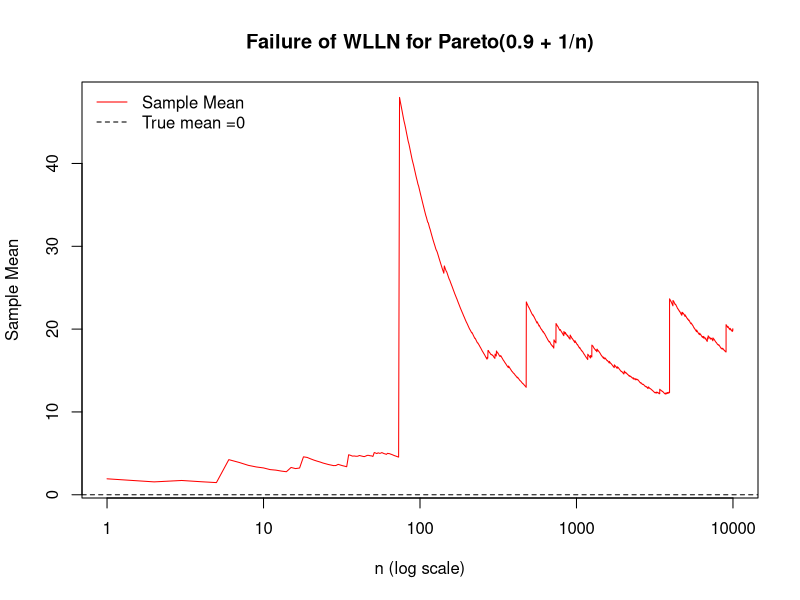

Here is the R script that generated this plot:
# Load necessary package
if (!require(VGAM)) install.packages("VGAM"); library(VGAM)
# Sample size
n <- 10000
# Function to generate Pareto(alpha) with scale = 1
rpareto1 <- function(n, alpha) {
  return((1 / runif(n))^(1 / alpha))  # Inverse transform sampling
}
# Initialize vector to store X_n values
X <- numeric(n)
# Generate independent Pareto(0.9 + 1/n) variables
set.seed(123)
for (i in 1:n) {
  alpha <- 0.9 + 1/i
  X[i] <- rpareto1(1, alpha)
}
# Compute running sample means
sample_means <- cumsum(X) / (1:n)
# Plot
plot(1:n, sample_means, type = "l", col = "red", log = "x",
     main = "Failure of WLLN for Pareto(0.9 + 1/n)",
     xlab = "n (log scale)", ylab = "Sample Mean")
abline(h = 0, col = "black", lty = 2) #True mean
legend("topleft", legend = c("Sample Mean","True mean =0"),
       col = c("red","black"), lty = c(1,2), bty = "n")
